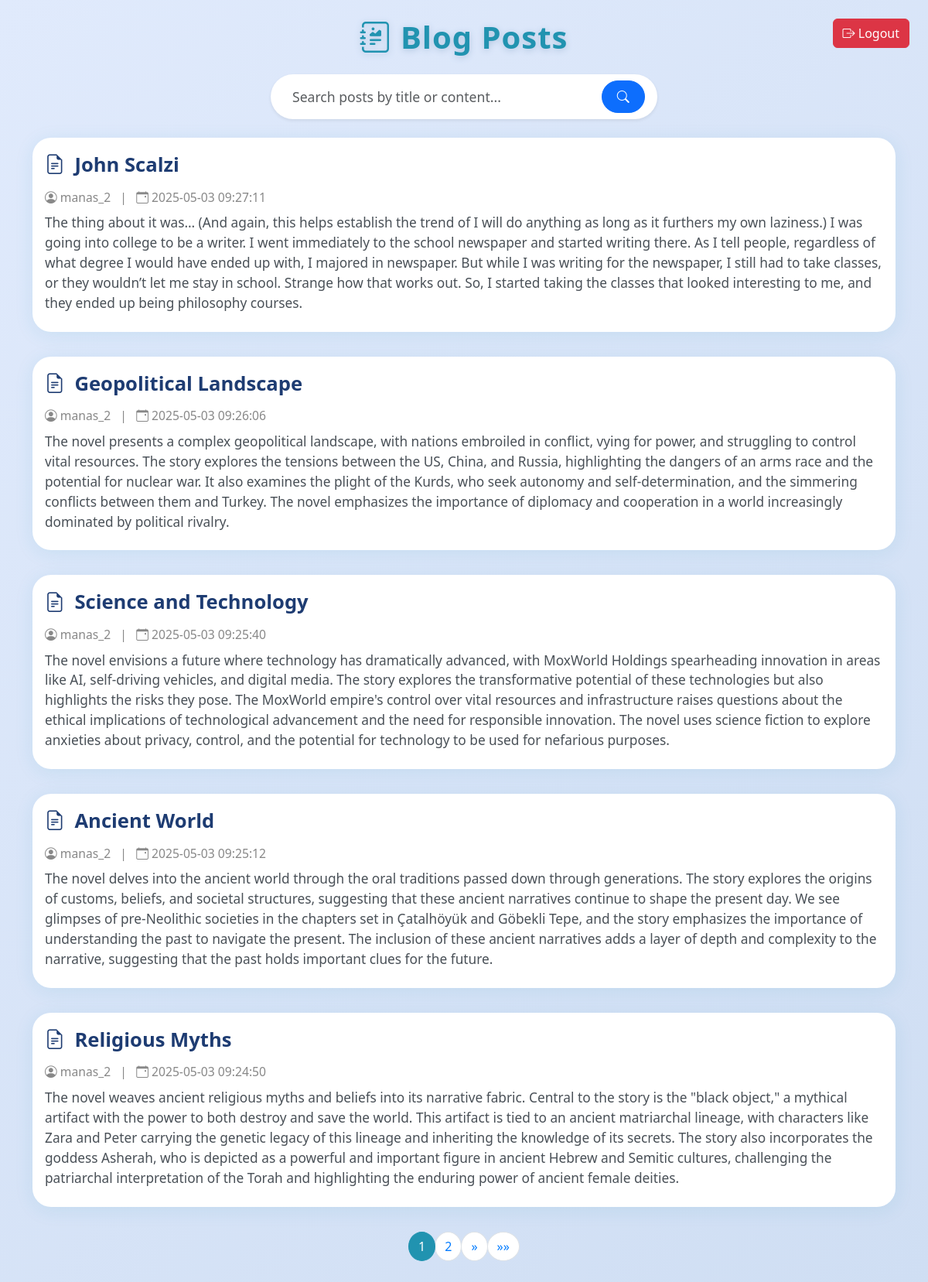
The page /view_posts.php (signed in) on the database its author committed.
### tables this page shows
CREATE TABLE `posts` (
  `id` int(11) NOT NULL,
  `title` varchar(255) NOT NULL,
  `content` text NOT NULL,
  `created_at` timestamp NOT NULL DEFAULT current_timestamp(),
  `user_id` int(11) DEFAULT NULL
);

CREATE TABLE `users` (
  `id` int(11) NOT NULL,
  `username` varchar(50) NOT NULL,
  `password` varchar(255) NOT NULL,
  `role` enum('admin','editor','user') DEFAULT 'user'
);

### view_posts.php (the view, shortened to what this page needs)
<?php
include "db.php";
$search = isset($_GET['search']) ? trim($_GET['search']) : '';
$page = isset($_GET['page']) ? (int)$_GET['page'] : 1;
$limit = 5;
$offset = ($page - 1) * $limit;
$whereClause = "";
$params = [];
$types = "";
$countSql = "SELECT COUNT(*) FROM posts JOIN users ON posts.user_id = users.id " . $whereClause;
$stmt = $conn->prepare($countSql);
$stmt->execute();
$stmt->bind_result($totalPosts);
$totalPages = ceil($totalPosts / $limit);
$sql = "SELECT posts.*, users.username FROM posts JOIN users ON posts.user_id = users.id " .
       ($whereClause ? $whereClause . " " : "") . "ORDER BY created_at DESC LIMIT ? OFFSET ?";
$stmt = $conn->prepare($sql);
if (!empty($params)) {
    $types .= "ii";
    $params[] = $limit;
    $params[] = $offset;
    $bindParams = array_merge([$types], $params);
    call_user_func_array([$stmt, 'bind_param'], refValues($bindParams));
} else {
    $stmt->bind_param("ii", $limit, $offset);
}
$stmt->execute();
$result = $stmt->get_result();
?>
<!DOCTYPE html>
<html lang="en">
<head>
    <link href="https://cdn.jsdelivr.net/npm/bootstrap@5.3.0/dist/css/bootstrap.min.css" rel="stylesheet">
    <link href="https://cdn.jsdelivr.net/npm/bootstrap-icons@1.11.3/font/bootstrap-icons.css" rel="stylesheet">
</head>
<body class="container py-4">
    <a href="logout.php" class="btn btn-danger logout-btn"><i class="bi bi-box-arrow-right"></i> Logout</a>
    <h2 class="main-title text-center"><i class="bi bi-journal-richtext"></i> Blog Posts</h2>
    <form method="get" class="search-bar d-flex align-items-center mb-4 shadow-sm">
        <input type="text" name="search" class="form-control border-0" placeholder="Search posts by title or content..." value="<?= htmlspecialchars($search) ?>" aria-label="Search posts">
        <button class="btn btn-primary ms-2" type="submit" aria-label="Search"><i class="bi bi-search"></i></button>
    </form>
    <?php if ($result->num_rows > 0): ?>
        <?php while ($row = $result->fetch_assoc()): ?>
            <div class="card post-card">
                <div class="card-body">
                    <div class="post-title"><i class="bi bi-file-earmark-text"></i> <?= htmlspecialchars($row['title']) ?></div>
                    <div class="post-meta">
                        <i class="bi bi-person-circle"></i> <?= htmlspecialchars($row['username']) ?>
                        &nbsp; | &nbsp;
                        <i class="bi bi-calendar-event"></i> <?= htmlspecialchars($row['created_at']) ?>
                    </div>
                    <div class="post-content"><?= nl2br(htmlspecialchars($row['content'])) ?></div>
                </div>
            </div>
        <?php endwhile; ?>
    <?php else: ?>
        <div class="no-posts"><i class="bi bi-emoji-frown"></i> No posts found.</div>
    <?php endif; ?>
    <nav aria-label="Page navigation">
        <ul class="pagination justify-content-center">
            <?php for ($i = 1; $i <= $totalPages; $i++): ?>
                <li class="page-item <?= $i === $page ? 'active' : '' ?>">
                    <a class="page-link" href="?search=<?= urlencode($search) ?>&page=<?= $i ?>"><?= $i ?></a>
                </li>
            <?php endfor; ?>
            <?php if ($page < $totalPages): ?>
                <li class="page-item">
                    <a class="page-link" href="?search=<?= urlencode($search) ?>&page=<?= $page + 1 ?>" aria-label="Next">
                        <span aria-hidden="true">&raquo;</span>
                    </a>
                </li>
                <li class="page-item">
                    <a class="page-link" href="?search=<?= urlencode($search) ?>&page=<?= $totalPages ?>" aria-label="Last">
                        <span aria-hidden="true">&raquo;&raquo;</span>
                    </a>
                </li>
            <?php endif; ?>
        </ul>
    </nav>
</body>
</html>

### view_posts.php (style rules this page uses)
body { background: linear-gradient(135deg, #e0eafc 0%, #cfdef3 100%); font-family: 'Segoe UI', Arial, sans-serif; min-height: 100vh; }
.dashboard-btn, .logout-btn { position: fixed; top: 24px; z-index: 10; }
.logout-btn { right: 24px; }
.main-title { font-size: 2.5rem; font-weight: bold; color: #2193b0; margin-bottom: 1.5rem; letter-spacing: 1px; text-shadow: 0 2px 8px #b3c6e0; }
.search-bar { max-width: 500px; margin: 0 auto 2rem auto; box-shadow: 0 2px 12px rgba(33,147,176,0.08); border-radius: 30px; background: #fff; padding: 0.5rem 1rem; }
.search-bar input { border: none; background: transparent; font-size: 1.1rem; }
.search-bar .btn { border-radius: 30px; padding: 0.5rem 1.2rem; }
.post-card { border: none; border-radius: 1.5rem; box-shadow: 0 4px 24px rgba(33,147,176,0.10); margin-bottom: 2rem; background: #fff; transition: transform 0.2s, box-shadow 0.2s; }
.post-title { font-size: 1.6rem; font-weight: 600; color: #1e3c72; margin-bottom: 0.7rem; display: flex; align-items: center; gap: 0.5em; }
.post-meta { font-size: 0.98rem; color: #888; margin-bottom: 0.5rem; }
.post-content { font-size: 1.08rem; color: #495057; margin-bottom: 0.5rem; white-space: pre-line; }
.pagination { margin-top: 30px; }
.page-link { color: #007bff; border-radius: 50% !important; }
.page-item.active .page-link { background-color: #2193b0; border-color: #2193b0; color: white; }

### rows shown on the page
posts: title "John Scalzi", user.username "manas_2", created_at "2025-05-03 09:27:11", content "The thing about it was… (And again, this helps establish the trend of I will do anything as long as it furthers my own laziness.) I was going into college to be a writer. I went immediately to the school newspaper and started writing there. As I tell people, regardless of what degree I would have ended up with, I majored in newspaper. But while I was writing for the newspaper, I still had to take classes, or they wouldn’t let me stay in school. Strange how that works out. So, I started taking the classes that looked interesting to me, and they ended up being philosophy courses."
posts: title "Geopolitical Landscape", user.username "manas_2", created_at "2025-05-03 09:26:06", content "The novel presents a complex geopolitical landscape, with nations embroiled in conflict, vying for power, and struggling to control vital resources. The story explores the tensions between the US, China, and Russia, highlighting the dangers of an arms race and the potential for nuclear war. It also examines the plight of the Kurds, who seek autonomy and self-determination, and the simmering conflicts between them and Turkey. The novel emphasizes the importance of diplomacy and cooperation in a world increasingly dominated by political rivalry."
posts: title "Science and Technology", user.username "manas_2", created_at "2025-05-03 09:25:40", content "The novel envisions a future where technology has dramatically advanced, with MoxWorld Holdings spearheading innovation in areas like AI, self-driving vehicles, and digital media. The story explores the transformative potential of these technologies but also highlights the risks they pose. The MoxWorld empire's control over vital resources and infrastructure raises questions about the ethical implications of technological advancement and the need for responsible innovation. The novel uses science fiction to explore anxieties about privacy, control, and the potential for technology to be used for nefarious purposes."
posts: title "Ancient World", user.username "manas_2", created_at "2025-05-03 09:25:12", content "The novel delves into the ancient world through the oral traditions passed down through generations. The story explores the origins of customs, beliefs, and societal structures, suggesting that these ancient narratives continue to shape the present day. We see glimpses of pre-Neolithic societies in the chapters set in Çatalhöyük and Göbekli Tepe, and the story emphasizes the importance of understanding the past to navigate the present. The inclusion of these ancient narratives adds a layer of depth and complexity to the narrative, suggesting that the past holds important clues for the future."
posts: title "Religious Myths", user.username "manas_2", created_at "2025-05-03 09:24:50", content "The novel weaves ancient religious myths and beliefs into its narrative fabric. Central to the story is the \"black object,\" a mythical artifact with the power to both destroy and save the world. This artifact is tied to an ancient matriarchal lineage, with characters like Zara and Peter carrying the genetic legacy of this lineage and inheriting the knowledge of its secrets. The story also incorporates the goddess Asherah, who is depicted as a powerful and important figure in ancient Hebrew and Semitic cultures, challenging the patriarchal interpretation of the Torah and highlighting the enduring power of ancient female deities."
